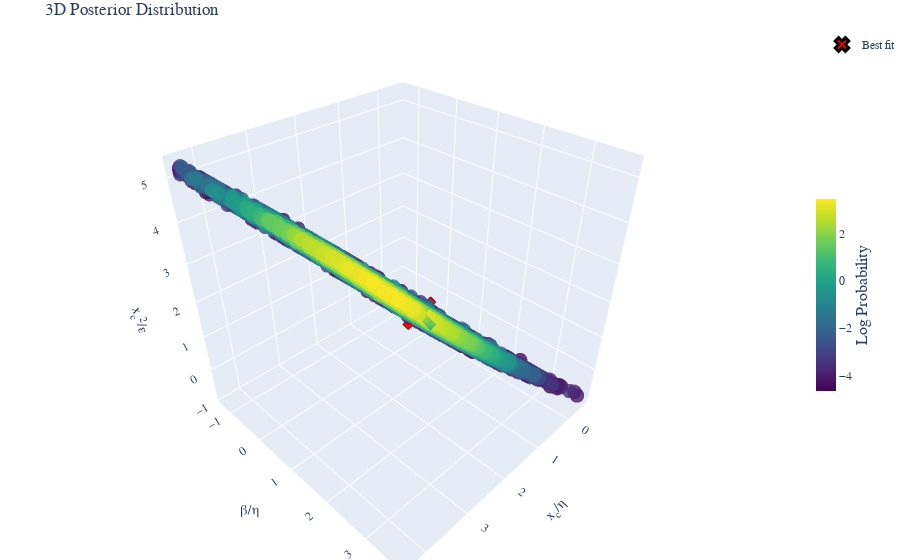

Here is the notebook cell this chart was saved with:
### Code cell
post.bins =None
fig =post.plot_posterior3D_interactive([0,1,2],labels=["$x_c/\\eta$","$\\beta/\\eta$","$x_c^2/\\epsilon$","$x_c$","ExtH"], truths=np.log(best_theta_trans),truth_label="Best fit" )
# Save the figure using matplotlib's savefig instead of plotly's write_image
fig.show()
# Save the figure as HTML
html_file_name=file.replace('_post.csv','_3D')
html_path = os.path.join(base_products_folder, 'html_3d_plots', f'{html_file_name}.html')
# Create directory if it doesn't exist
os.makedirs(os.path.dirname(html_path), exist_ok=True)
fig.write_html(html_path)

### Figure 1 — Plotly figure (JSON) as saved in the notebook; plotly's stock layout.template omitted (floating-point values rounded to 4 significant figures; data arrays with more than 128 entries replaced by an {"elided": "..."} marker saying what was removed)
{"data": [{"marker": {"color": {"elided": "3484 float values"}, "colorbar": {"len": 0.4, "thickness": 20, "title": {"font": {"size": 16}, "side": "right", "text": "Log Probability"}, "x": 1.0, "y": 0.5}, "colorscale": [[0.0, "#440154"], [0.1111, "#482878"], [0.2222, "#3e4989"], [0.3333, "#31688e"], [0.4444, "#26828e"], [0.5556, "#1f9e89"], [0.6667, "#35b779"], [0.7778, "#6ece58"], [0.8889, "#b5de2b"], [1.0, "#fde725"]], "opacity": 0.8, "size": 5}, "mode": "markers", "name": "Posterior", "scene": "scene", "showlegend": false, "type": "scatter3d", "x": {"elided": "3484 float values"}, "y": {"elided": "3484 float values"}, "z": {"elided": "3484 float values"}}, {"marker": {"color": "red", "line": {"color": "black", "width": 3}, "size": 12, "symbol": "x"}, "mode": "markers", "name": "Best fit", "scene": "scene", "showlegend": true, "type": "scatter3d", "x": [2.548], "y": [2.22], "z": [2.784]}], "layout": {"font": {"family": "Computer Modern"}, "margin": {"b": 0, "l": 0, "r": 0, "t": 30}, "scene": {"aspectmode": "cube", "xaxis": {"exponentformat": "e", "showexponent": "all", "title": {"font": {"size": 14}, "text": "x<sub>c</sub>/η"}}, "yaxis": {"exponentformat": "e", "showexponent": "all", "title": {"font": {"size": 14}, "text": "β/η"}}, "zaxis": {"exponentformat": "e", "showexponent": "all", "title": {"font": {"size": 14}, "text": "x<sub>c</sub><sup>2</sup>/ε"}}}, "title": {"text": "3D Posterior Distribution"}}}
